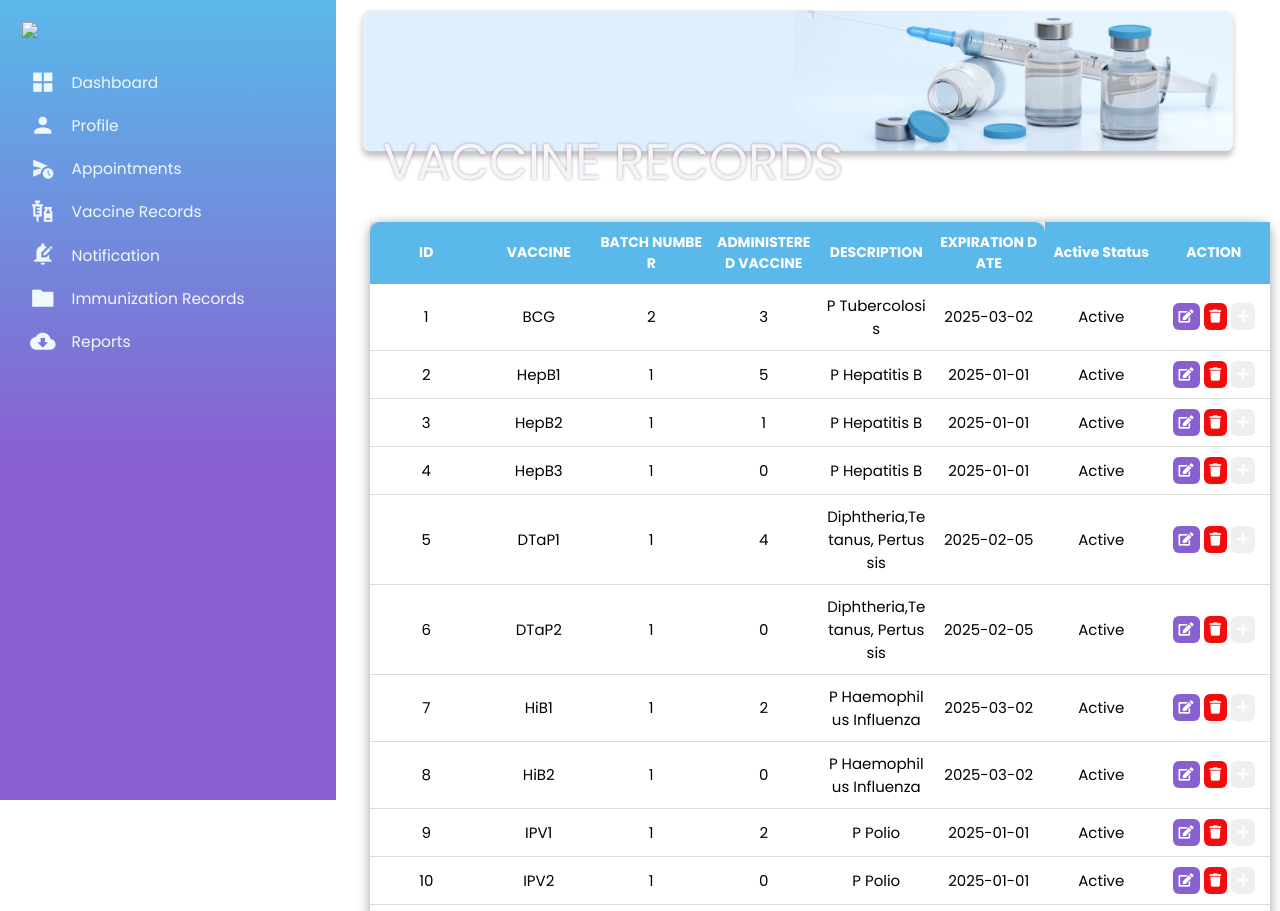
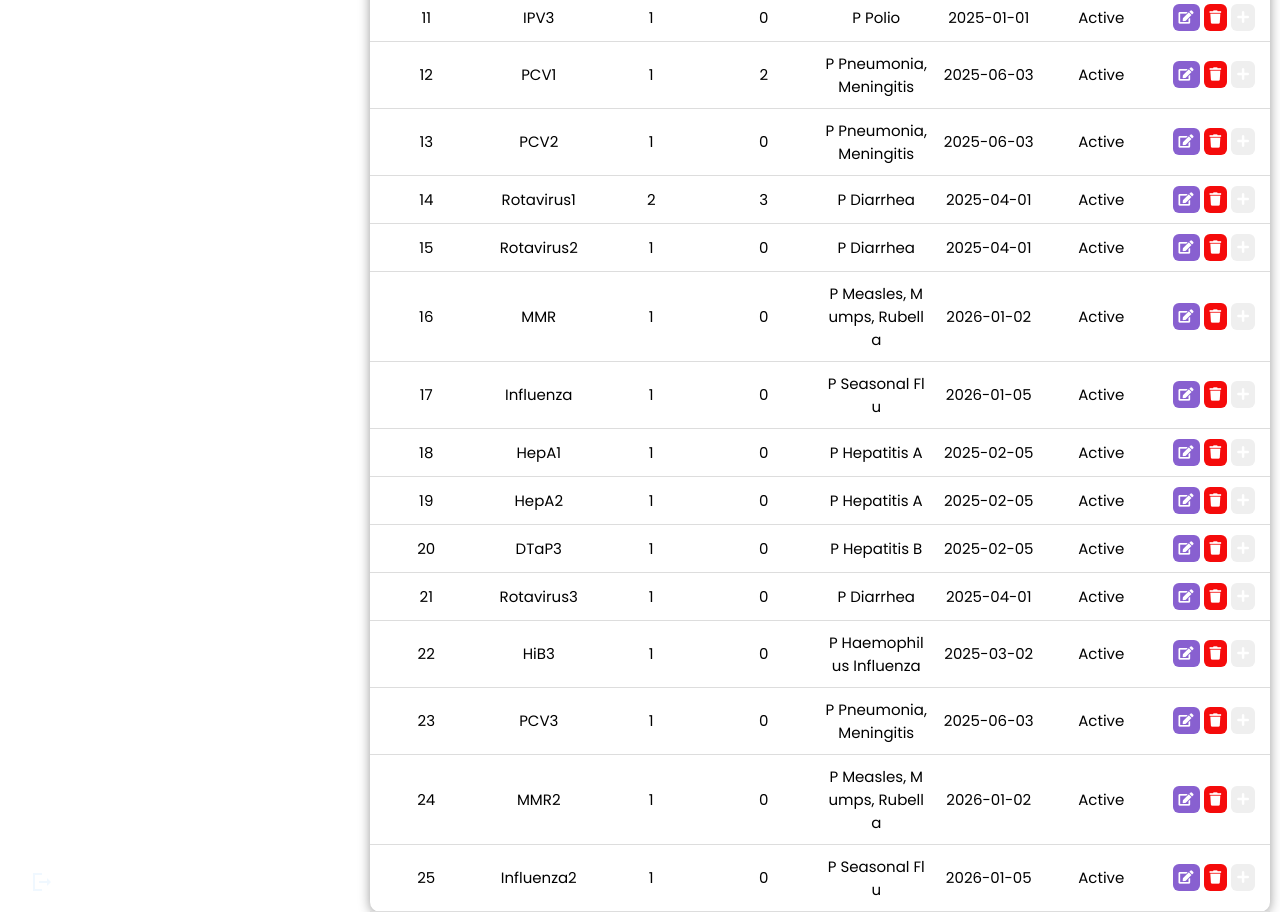
The page /Admin/VaccineInventory-TAB.php (signed in) on the database its author committed (2 pictures, top to bottom).
### tables this page shows
CREATE TABLE `vaccineinventory` (
  `vacid` int(11) NOT NULL,
  `vac_name` varchar(11) NOT NULL,
  `vac_desc` varchar(40) NOT NULL,
  `stocks` int(11) NOT NULL,
  `administered` int(11) NOT NULL,
  `req_dose` int(11) NOT NULL,
  `lower_limit` varchar(11) NOT NULL,
  `upper_limit` varchar(11) NOT NULL,
  `exp_date` date DEFAULT NULL,
  `active` int(11) DEFAULT 1,
  `batch_no` varchar(20) DEFAULT NULL,
  `vaccine_type` varchar(50) NOT NULL
);

### Admin_appointment/vaccine_details.php (called while the page is built)
<?php
include '../Homepage/config.php';
    $select = mysqli_query($conn, "SELECT * FROM vaccineinventory ORDER BY active DESC, vacid ASC") or die('query failed');
    $vaccine_list = mysqli_fetch_all($select, MYSQLI_ASSOC);
?>

### Admin/VaccineInventory-TAB.php (the view, shortened to what this page needs)
<?php include('../templates/Header.php'); ?>
<?php include('../Admin_appointment/vaccine_details.php'); ?>
<link rel="stylesheet" href="./css/style6.css">
<link rel="stylesheet" href="https://use.fontawesome.com/releases/v5.15.4/css/all.css" />
<body>
<div class="container1">
        <div class="column1">
          <?php include('../templates/Admin-Dash.php'); ?>
        </div>
        <div class="column">
            <div class="dashboard">
                <img src="./images/Vaccine inventory.png">
            <div class="dashboard-text">
                <h1>VACCINE RECORDS</h1>
            </div>
            </div>
            <div class="table2">
            <div class="table2_section">
                <table>
                    <thead>
                        <tr>
                            <th>ID</th>
                            <th>VACCINE</th>
                            <th>BATCH NUMBER </th>
                            <th>ADMINISTERED VACCINE</th>
                            <th>DESCRIPTION</th>
                            <th>EXPIRATION DATE</th>
                            <th>Active Status</th>
                            <th>ACTION</th>
                        </tr>
                    </thead>
                    <tbody>
                        <?php
                            foreach($vaccine_list as $value){
                                $vacid = $value['vacid'];
                        ?>
                        <tr>
                            <td><?php echo $value['vacid']; ?></td>
                            <td><?php echo $value['vac_name']; ?></td>
                            <td><?php echo $value['batch_no']; ?></td>
                            <td><?php echo $value['administered']; ?></td>
                            <td><?php echo $value['vac_desc']; ?></td>
                            <td><?php echo $value['exp_date']; ?></td>
                            <td><?php if($value['active'] == 1){ echo "Active"; }else{ echo "Inactive"; } ?></td>
                            <td>
                                <button id="update_vaccine-<?php echo $vacid ; ?>"><i class="fas fa-edit"></i></button>
                                <button id="delete_vaccine-<?php echo $vacid ; ?>"><i class="fas fa-trash"></i></button>
                                <button id="add_vaccine-<?php echo $vacid ; ?>"><i class="fas fa-plus"></i></button>
                            </td>
                        </tr>
                        <?php }?>
                    </tbody>
                </table>
            </div>
        </div>
</div>
</body>
</html>

### Admin/css/style6.css (style rules this page uses)
.container1 { display: flex; }
.column { position: absolute; left: 270px; right: 50px; }
.column1 { position: fixed; height: 100%; }
.dashboard { position: relative; }
.dashboard img { padding: 8px 85px; width: 1500px; }
.dashboard-text { position: absolute; top: 100px; padding: 25px 113px; }
.dashboard-text h1 { color: whitesmoke; text-shadow: 0px 0px 3px rgba(101, 53, 113, 0.5); font-family: 'Poppins', sans-serif; font-size: 50px; font-style: normal; font-weight: 400; line-height: normal; }
.table2 { width: 100%; padding: 50px 30px; margin-left: 50px; }
.table2_section { height: 400px; }
table { width: 100%; table-layout: fixed; max-width: 1000px; min-width: 900px; border-collapse: collapse; background-color: #ffffff; border: none; border-radius: 10px; box-shadow: 0 2px 12px 0 rgba(0, 0, 0, .4); }
.table2 button { border: none; outline: none; border-radius: 6px; cursor: pointer; padding: 6px; color: #ffffff; transition: .3s ease; }
.table2_section td button:nth-child(1) { background-color: #8860D0; }
.table2_section td button:nth-child(2) { background-color: #f50b0b; }
.table2_section thead th { position: sticky; top: 0; background-color: #5AB9EA; color: #ffffff; font-size: 14px; border: none; box-shadow: 0 2px 12px 0 rgba(0, 0, 0, .4); }
.table2_section thead th:nth-child(1) { border-radius: 10px 0 0 0; }
.table2_section thead th:nth-child(6) { border-radius: 0 10px 0 0; }
.table2_section th, td { border-bottom: 1px solid #dddddd; padding: 10px 5px; word-break: break-all; text-align: center; }
.table3_section th, td { border-bottom: 1px solid #dddddd; padding: 10px 5px; word-break: break-all; text-align: center; }
th, td { border-bottom: 1px solid #dddddd; padding: 10px 5px; word-break: break-all; text-align: center; }
@media screen and (max-width: 2560px) { .dashboard img { width: 110%; } }
@media screen and (max-width: 2560px) { table { max-width: 2000px; font-size: 15px; margin: 0 10px 0 20px; } }

### assets/css/style0.css (style rules this page uses)
* { margin: 0; padding: 0; outline: 0; border: 0; text-decoration: none; list-style: none; box-sizing: border-box; }
body { display: grid; height: 100%; font-family: Poppins, sans-serif; font-size: 13px; background: white; background-size: cover; background-repeat: no-repeat; background-position: center center; user-select: none; overflow-x: hidden; }
img { display: block; width: 100%; }

### rows shown on the page
vaccineinventory: vacid "1", vac_name "BCG", batch_no "2", administered "3", vac_desc "P Tubercolosis", exp_date "2025-03-02", active "Active"
vaccineinventory: vacid "2", vac_name "HepB1", batch_no "1", administered "5", vac_desc "P Hepatitis B", exp_date "2025-01-01", active "Active"
vaccineinventory: vacid "3", vac_name "HepB2", batch_no "1", administered "1", vac_desc "P Hepatitis B", exp_date "2025-01-01", active "Active"
vaccineinventory: vacid "4", vac_name "HepB3", batch_no "1", administered "0", vac_desc "P Hepatitis B", exp_date "2025-01-01", active "Active"
vaccineinventory: vacid "5", vac_name "DTaP1", batch_no "1", administered "4", vac_desc "Diphtheria,Tetanus, Pertussis", exp_date "2025-02-05", active "Active"
vaccineinventory: vacid "6", vac_name "DTaP2", batch_no "1", administered "0", vac_desc "Diphtheria,Tetanus, Pertussis", exp_date "2025-02-05", active "Active"
vaccineinventory: vacid "7", vac_name "HiB1", batch_no "1", administered "2", vac_desc "P Haemophilus Influenza", exp_date "2025-03-02", active "Active"
vaccineinventory: vacid "8", vac_name "HiB2", batch_no "1", administered "0", vac_desc "P Haemophilus Influenza", exp_date "2025-03-02", active "Active"
vaccineinventory: vacid "9", vac_name "IPV1", batch_no "1", administered "2", vac_desc "P Polio", exp_date "2025-01-01", active "Active"
vaccineinventory: vacid "10", vac_name "IPV2", batch_no "1", administered "0", vac_desc "P Polio", exp_date "2025-01-01", active "Active"
vaccineinventory: vacid "11", vac_name "IPV3", batch_no "1", administered "0", vac_desc "P Polio", exp_date "2025-01-01", active "Active"
vaccineinventory: vacid "12", vac_name "PCV1", batch_no "1", administered "2", vac_desc "P Pneumonia, Meningitis", exp_date "2025-06-03", active "Active"
vaccineinventory: vacid "13", vac_name "PCV2", batch_no "1", administered "0", vac_desc "P Pneumonia, Meningitis", exp_date "2025-06-03", active "Active"
vaccineinventory: vacid "14", vac_name "Rotavirus1", batch_no "2", administered "3", vac_desc "P Diarrhea", exp_date "2025-04-01", active "Active"
vaccineinventory: vacid "15", vac_name "Rotavirus2", batch_no "1", administered "0", vac_desc "P Diarrhea", exp_date "2025-04-01", active "Active"
vaccineinventory: vacid "16", vac_name "MMR", batch_no "1", administered "0", vac_desc "P Measles, Mumps, Rubella", exp_date "2026-01-02", active "Active"
vaccineinventory: vacid "17", vac_name "Influenza", batch_no "1", administered "0", vac_desc "P Seasonal Flu", exp_date "2026-01-05", active "Active"
vaccineinventory: vacid "18", vac_name "HepA1", batch_no "1", administered "0", vac_desc "P Hepatitis A", exp_date "2025-02-05", active "Active"
vaccineinventory: vacid "19", vac_name "HepA2", batch_no "1", administered "0", vac_desc "P Hepatitis A", exp_date "2025-02-05", active "Active"
vaccineinventory: vacid "20", vac_name "DTaP3", batch_no "1", administered "0", vac_desc "P Hepatitis B", exp_date "2025-02-05", active "Active"
vaccineinventory: vacid "21", vac_name "Rotavirus3", batch_no "1", administered "0", vac_desc "P Diarrhea", exp_date "2025-04-01", active "Active"
vaccineinventory: vacid "22", vac_name "HiB3", batch_no "1", administered "0", vac_desc "P Haemophilus Influenza", exp_date "2025-03-02", active "Active"
vaccineinventory: vacid "23", vac_name "PCV3", batch_no "1", administered "0", vac_desc "P Pneumonia, Meningitis", exp_date "2025-06-03", active "Active"
vaccineinventory: vacid "24", vac_name "MMR2", batch_no "1", administered "0", vac_desc "P Measles, Mumps, Rubella", exp_date "2026-01-02", active "Active"
vaccineinventory: vacid "25", vac_name "Influenza2", batch_no "1", administered "0", vac_desc "P Seasonal Flu", exp_date "2026-01-05", active "Active"
